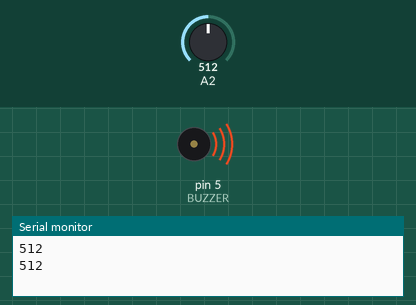
Simulated run of this sketch. Board: Arduino Uno, built with avr-gcc and run on an emulated ATmega328P. On the bench: buzzer (waves = sounding), the last lines printed to the serial monitor. The test bench sets the inputs (shaded band); at power-on: A2 = 512.

Above: at 1.8 s.
1.9 s: A2 set to 161
3.4 s: A2 set to 138
At 5.1 s:
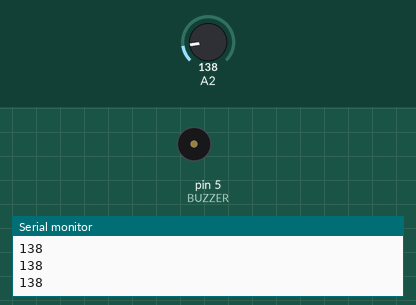
5.5 s: A2 set to 160
At 6.6 s:
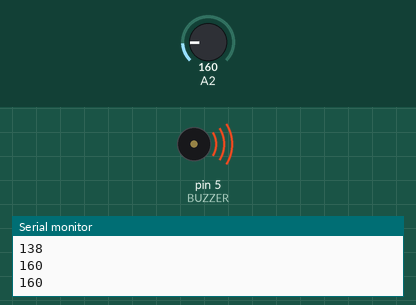
7.0 s: A2 set to 140
At 8.1 s:
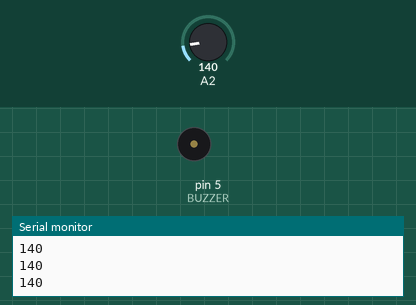
Timing chart, 0 to 10.0 s (numbered marks = the images above; inputs shaded):
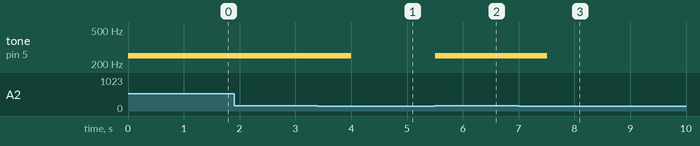

The sketch:

04_Soundsensor.ino
```cpp
/* Befehle:
pinMode(PIN, OUTPUT oder INPUT); <- definiert den PIN (ohne D), OUTPUT gibt Strom und INPUT misst den Strom am PIN
ZAHL = analogRead(PIN); <- Wert zwischen 0 und 1023 wird am PIN gemessen. Dieser Wert wird unter der Variable "ZAHL" gespeichert.
delay(ZEIT); <- macht eine Pause mit der ZEIT in millisekunden
tone(PIN, FREQUENZ); <- erzeugt einen Ton mit einer bestimmten Frequenz am PIN, PIN mit einer Zahl und FREQUENZ mit einer Zahl in Hertz ersetzen
noTone(PIN); <- stoppt den Ton am PIN, PIN mit einer Zahl ersetzen
*/


//TODO: Welche PIN Nummer hat der Buzzer -> schaue dazu auf dem Sensor-Kit und ersetze unten das X mit der Nummer (ohne das D)
int BUZZER = 5; //Hier speichern wir eine Zahl (der PIN von unserem Buzzer) auf das Wort Buzzer


void setup() { //Das Setup wird nur einmal ausgeführt -> Beim Start des Arduinos
Serial.begin(9600); //Starte die Kommunikation mit dem Serial Monitor
pinMode(BUZZER, OUTPUT);  //Definiert den Buzzer (PIN X) als OUTPUT (OUTPUT = Arduino gibt Strom an LED)

}

void loop() { //Der Loop-Bereich wird immer wiederholt solange das Arduino läuft
  //TODO: Welche PIN Nummer hat der Geräuschsensor -> schaue dazu auf dem Sensor-Kit und ersetze unten das X mit der Nummer (inklusive das A)
  int sound = analogRead(A2); // lese die Werte aus dem Geräuschsensor und speichere diese auf der Variable (Wort) Licht ab.

 //TODO: Du kannst jetzt oben dein Arduino auswählen und mit dem Pfeil-Symbol (upload) den Code auf das Arduino hochladen (Du musst hier nichts schreiben)

  Serial.println(sound); //print the value of sound sensor

 //TODO: Öffne den Serial Monitor (oben rechts die Lupe) und schaue welche Werte der Sound hat - Versuche jetzt den Code unten anzupassen, damit deine LED leuchtet wenn es dunkel wird.
 if (sound > 150) { //wenn der Sound-Wert grösser ist als 3000, dann mache....

 //TEST:Ändere die Zahl hinter BUZZER und schaue was passiert
  tone(BUZZER, 250); //Buzzer einschalten und Ton abspielen
  delay(1000);//Ton abspielen für 1000 Milisekunden

 }
 else { //falls das if nicht zutrifft, dann mache...
  noTone(BUZZER); //Buzzer auschalten - kein Ton
 }

}
```

Measured:
- the behaviour switches between 151 and 150 on A2 (found by bisection; images 0 and 1)
- after the input at 3.4 s, tone on pin 5 (BUZZER): 250 Hz → silent after 0.60 s
- after the input at 5.5 s, tone on pin 5 (BUZZER): silent → 250 Hz at once
- after the input at 7.0 s, tone on pin 5 (BUZZER): 250 Hz → silent after 0.51 s
